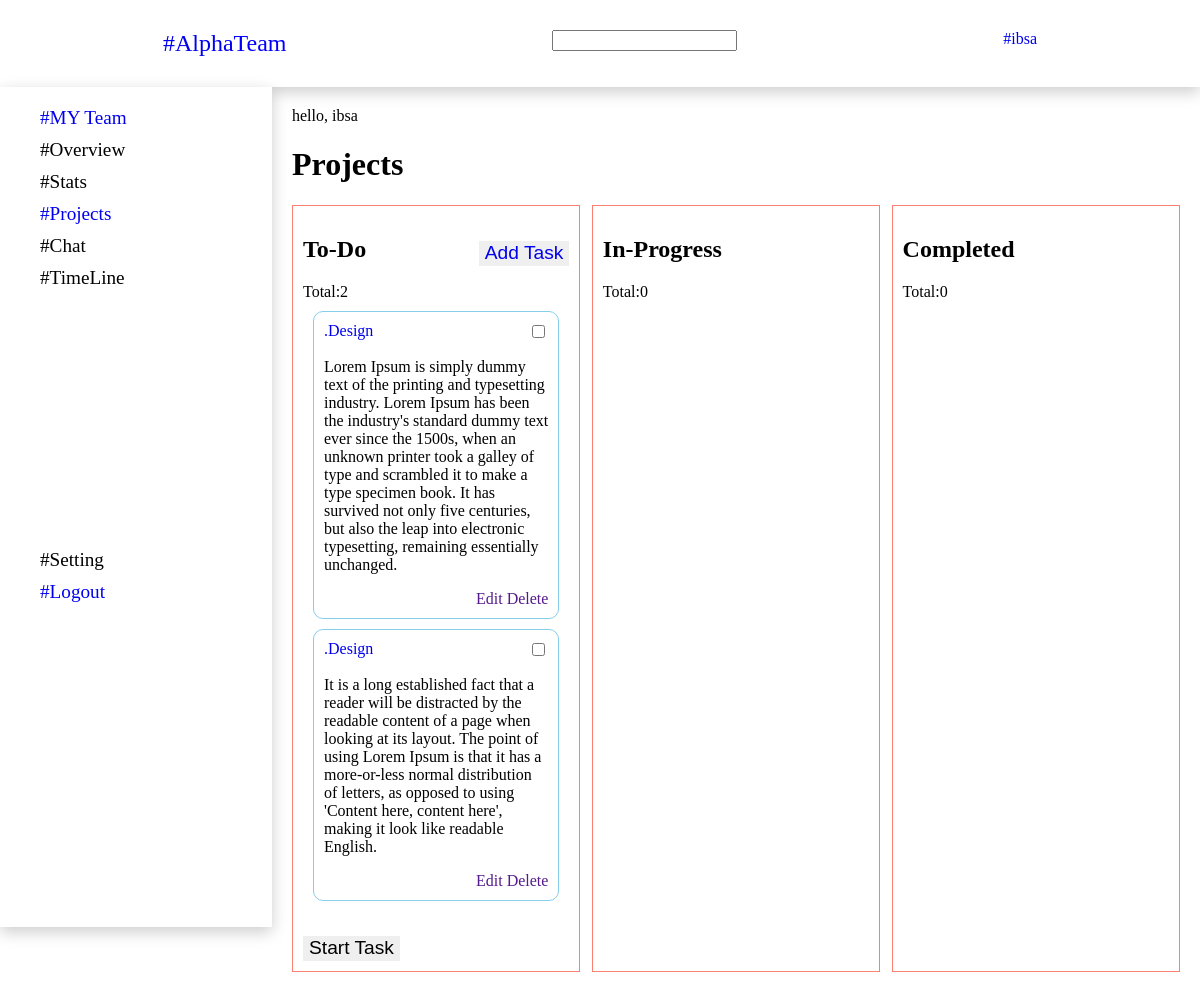
Before: /dashboard/projects/ (signed in) with the older database file.
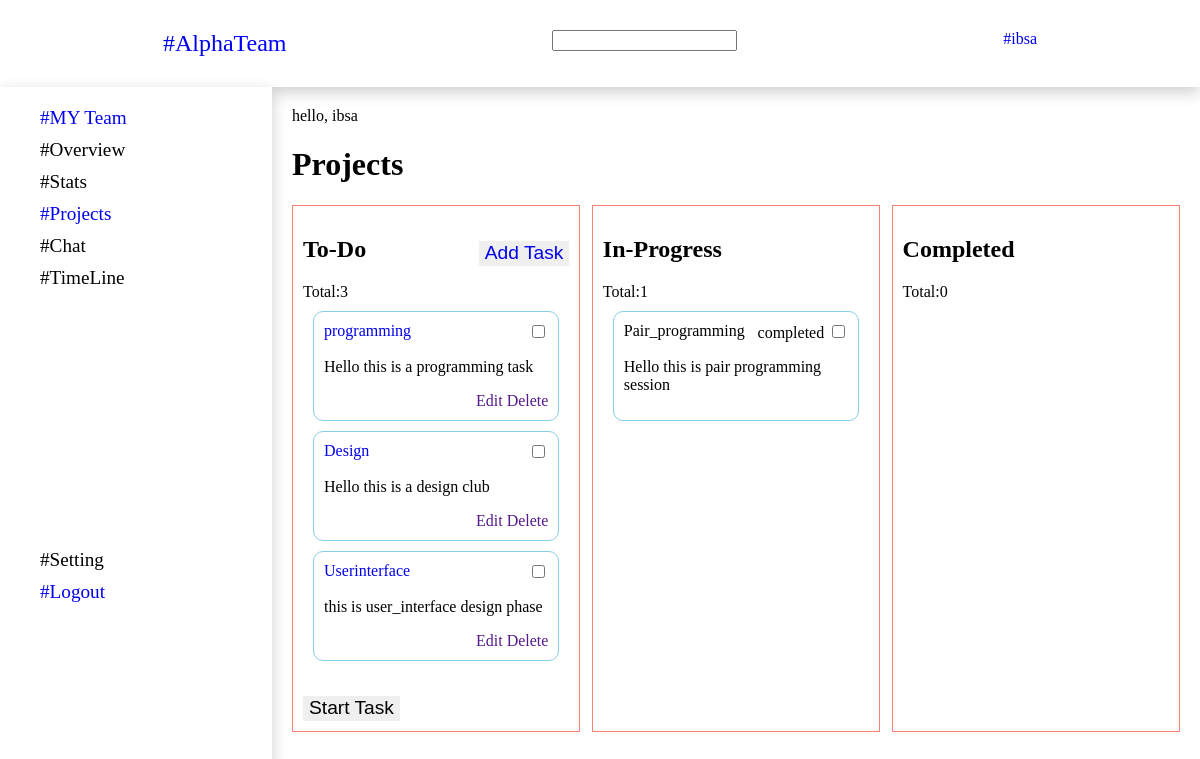
After: the same page with the newer database file.
### projects/models.py (models this page shows)
class Task(models.Model):
    TODO = 'TD'
    COMPLETED = 'C'
    INPROGRESS = 'P'
    status_choice = [
        (TODO, 'Todo Task'),
        (COMPLETED, 'Completed Task'),
        (INPROGRESS, 'Inprogress Task'),
    ]
    task_name = models.CharField(max_length=50)
    description = models.TextField()
    assigned_to = models.ManyToManyField(User, through="TaskUser")
    updated = models.DateTimeField(auto_now=True)
    created = models.DateTimeField(auto_now_add=True)
    start_date = models.DateTimeField()
    deadline_date = models.DateTimeField()
    task_status = models.CharField(max_length=2, choices=status_choice, default=TODO)
    def __str__(self):
        return self.task_name

### projects/views.py (the view)
# urls.py: path('projects/', views.project_view, name = "projects" ),
@login_required(login_url='login')
def project_view(request):
    task_name = Task.objects.all().only('task_name')
    list_tasks = {}
    for task in task_name:
        list_tasks[f'{task}'] = TaskUser.objects.filter(task_id=task.id)
    return render(request, 'projects/project_home.html', {'contrib':list_tasks})

### projects/context_processors.py (called while the page is built)
@login_required(login_url='login')
def access_completed_task(request):
    completed_task = Task.objects.filter(task_status = 'C')
    return {'completed':completed_task, 'no_completed':len(completed_task)}

@login_required(login_url='login')
def access_inprogress_task(request):
    inprogress = Task.objects.filter(task_status = 'P')
    return {'inprogress':inprogress, 'no_inprogress':len(inprogress)}

@login_required(login_url='login')
def access_todo_task(request):
    todo_task = Task.objects.filter(task_status = 'TD')
    return {'todoTasks':todo_task, 'no_todo':len(todo_task)}

### projects/templates/projects/project_home.html (shortened to what this page needs)
{% extends 'index.html' %}
{% load static %}
{% block extra_head %}
    <link rel="stylesheet" href="{% static 'CSS/project.css' %}">
{% endblock %}
{% block content %}
    <div class="project-section">
        <span>hello, {{request.user}}</span>
        <div class="section-title">
            <h1>Projects</h1>
        </div>
        <div class="project-tasks">
            <div class="to_do task">
                <div class="top">
                    <h2>To-Do</h2>
                    <button class="btn"><a href={% url 'create-task' %}>Add Task</a></button>
                </div>
                <span>Total:{{no_todo}}</span>
                <form action="" method=POST>
                    {% for task in todoTasks %}
                    <div class="information">
                        <div class="topic-head">
                            <a href={% url 'task_detail' task.task_name %}><span class="name">{{task.task_name}}</span></a>
                            <div>
                                <input type="checkbox" name="mark"  class="checkbox" id="checkbox" value= {{task.id}} name="boxes">
                            </div>
                        </div>
                         <div class="content-taks">
                            <p>{{task.description}}</p>
                        </div>
                        <div class="task-footer">
                            <div class="edit-delete">
                                <a href="">Edit</a>
                                <a href="">Delete</a>
                            </div>
                        </div>
                    </div>
                    {% endfor %}
                    <button class="btn" value="submit" >Start Task</button>
                </form>
            </div>
            <div class="in_progress task">
                <h2>In-Progress</h2>
                <span>Total:{{no_inprogress}}</span>
                {% for task in inprogress %}
                <div class="information">
                    <div class="topic-head">
                        <span class="name">{{task.task_name}}</span>
                        <div>
                            <label for="completed">completed</label>
                            <input type="checkbox" name="completed">
                        </div>
                    </div>
                    <div class="content-taks">
                        <p>{{task.description}}</p>
                    </div>
                </div>
            {% endfor %}
            </div>
            <div class="completed task">
                <h2>Completed</h2>
                <span>Total:{{no_completed}}</span>
            </div>
        </div>
    </div>
{% endblock %}

### Templates/index.html (shortened to what this page needs)
{% load static %}
<!DOCTYPE html>
<html lang="en">
<head>
    {% load livereload_tags %}
    <link rel="stylesheet" href="{% static 'CSS/style.css' %}">
    {% block extra_head %}{% endblock %}
</head>
<body>
    <header>
        <div class="header">
            <div class="top-sidebar">
                <a href={% url  'home' %}>#Alpha<span>Team</span></a>
            </div>
            <div class="search">
                <input type="text">
            </div>
            <div class="profile">
                <a href={% url 'my-profile' %}>#<span>{{request.user}}</span></a>
            </div>
        </div>
    </header>
    <main>
        <div class="sidebar">
            <div class="navigation">
                <nav class="nav-bar">
                    <div class="nav-upper">
                        <div class="create_team nav-items">
                            <a href={% url 'user-page'  %}>#MY Team</a>
                        </div>
                        <div class="overview nav-items">
                            #Overview
                        </div>
                        <div class="stats nav-items">
                            #Stats
                        </div>
                        <div class="Projects nav-items">
                            <a href={% url 'projects' %}>#Projects</a>
                        </div>
                        <div class="chat nav-items">
                            #Chat
                        </div>
                        <div class="timeline nav-items">
                            #TimeLine
                        </div>
                    </div>
                    <div class="nav-lower">
                        <div class="settings nav-items">
                            #Setting
                        </div>
                        <div class="logout nav-items">
                            <a href={% url 'logout' %}>#Logout</a>
                        </div>
                    </div>
                </nav>
            </div>
        </div>
        <div class="main-section">
            {% block content %}
            {% endblock %}
        </div>
    </main>
</body>
</html>

### static/CSS/style.css (style rules this page uses)
body { width: 100%; margin: 0; }
main { display: flex; flex-direction: row; }
.main-section { display: flex; flex-direction: column; width: 80%; }
.header { display: flex; justify-content: space-around; padding: 30px; box-shadow: rgba(0, 0, 0, 0.2) 0px 5px 15px; }
.sidebar { background-color: #fff; box-shadow: rgba(0, 0, 0, 0.2) 0px 5px 15px; padding: 20px; width: 20%; height: 100vh; }
.top-sidebar { font-size: 1.5em; }
.top-sidebar span { color: blue; }
.navigation { margin-left: 20px; }
.nav-lower { margin-top: 250px; }
.nav-items { height: 2rem; font-size: 1.2rem; }

### static/CSS/project.css (style rules this page uses)
.project-section { padding: 20px; }
.project-tasks { display: flex; justify-content: space-between; }
.project-tasks .task { border: 1px salmon solid; width: 30%; padding: 10px; }
.top { display: flex; flex-direction: row; justify-content: space-between; }
a { text-decoration: none; }
.btn { border: none; height: 25px; margin-top: 25px; font-size: 1.2rem; }
.information { margin: 10px; border: 1px skyblue solid; border-radius: 10px; padding: 10px; }
.topic-head, .task-footer { display: flex; justify-content: space-between; }

Changed rows visible on the page:
removed Task: task_name ".Design", description "Lorem Ipsum is simply dummy text of the printing and typesetting industry. Lorem Ipsum has been the industry's standard dummy text ever since the 1500s, when an unknown printer took a galley of type and scrambled it to make a type specimen book. It has survived not only five centuries, but also the leap into electronic typesetting, remaining essentially unchanged.", shown under "To-Do"
removed Task: task_name ".Design", description "It is a long established fact that a reader will be distracted by the readable content of a page when looking at its layout. The point of using Lorem Ipsum is that it has a more-or-less normal distribution of letters, as opposed to using 'Content here, content here', making it look like readable English.", shown under "To-Do"
added Task: task_name "programming", description "Hello this is a programming task", shown under "To-Do"
added Task: task_name "Design", description "Hello this is a design club", shown under "To-Do"
added Task: task_name "Userinterface", description "this is user_interface design phase", shown under "To-Do"
added Task: task_name "Pair_programming", description "Hello this is pair programming session", shown under "In-Progress"
Other visible differences:
{{ no_todo }}: "2" → "3"
{{ no_inprogress }}: "0" → "1"
